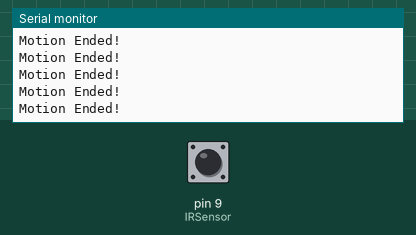
The sketch below on a simulated Arduino Uno, built with avr-gcc and run on an emulated ATmega328P. Parts: the last lines printed to the serial monitor. The test bench sets the inputs (shaded band); at power-on: pin 9 (IRSensor) HIGH.

Above: at 1.2 s.
1.3 s: pin 9 (IRSensor) driven LOW
At 2.1 s:
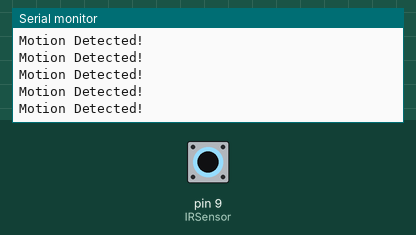
3.2 s: pin 9 (IRSensor) pulsed HIGH 2 times (0.12 s each, 0.3 s apart)
6.8 s: pin 9 (IRSensor) driven HIGH
At 7.6 s:
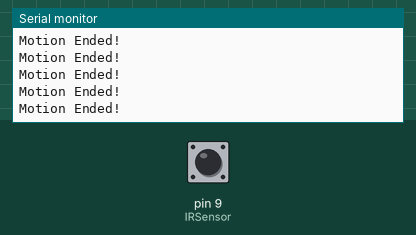
9.8 s: pin 9 (IRSensor) pulsed LOW 2 times (0.12 s each, 0.3 s apart)
13.4 s: pin 9 (IRSensor) driven LOW
At 13.9 s:
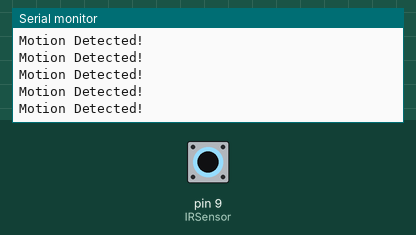
22.4 s: pin 9 (IRSensor) driven HIGH
At 23.5 s:
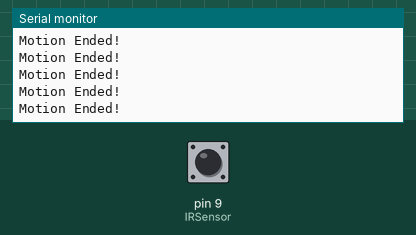

Measured:
- after the input at 1.3 s, the serial monitor: prints a new line after 0.07 s (image 1)
- after the input at 6.8 s, the serial monitor: prints a new line after 0.07 s (image 2)
- after the input at 13.4 s, the serial monitor: prints a new line after 0.08 s (image 3)
- after the input at 22.4 s, the serial monitor: prints a new line after 0.08 s (image 4)

The sketch:

IR_sensor.ino
```cpp
int IRSensor = 9; // connect IR sensor module to Arduino pin D9


void setup(){
  Serial.begin(9600); // Init Serial at 115200 Baud Rate.
  Serial.println("Serial Working"); // Test to check if serial is working or not
  pinMode(IRSensor, INPUT); // IR Sensor pin INPUT
}
void loop(){
  int sensorStatus = digitalRead(IRSensor); // Set the GPIO as Input
  if (sensorStatus != 1) // Check if the pin high or not
  {
    // if the pin is high turn off the onboard Led
    Serial.println("Motion Detected!"); // print Motion Detected! on the serial monitor window
  }
  else  {
    //else turn on the onboard LED
    Serial.println("Motion Ended!"); // print Motion Ended! on the serial monitor window
  }
}
```
